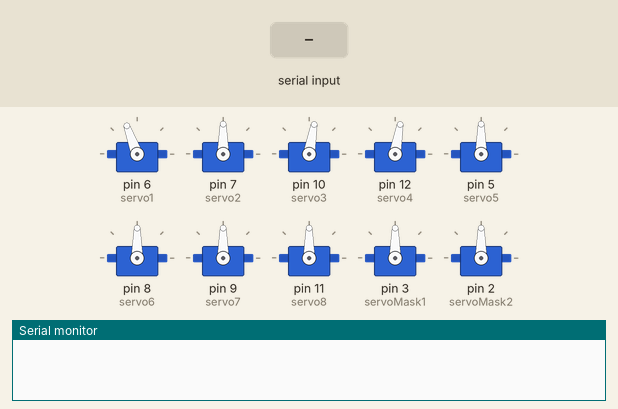
Recording of a sketch running on a simulated Arduino Uno, built with avr-gcc and run on an emulated ATmega328P. Parts: 10 × servo, the last lines printed to the serial monitor. The test bench sets the inputs (shaded band). Random numbers use the default seed unless the sketch sets one.

Above: at 1.2 s.
1.3 s: "S" received over Serial
At 4.15 s:
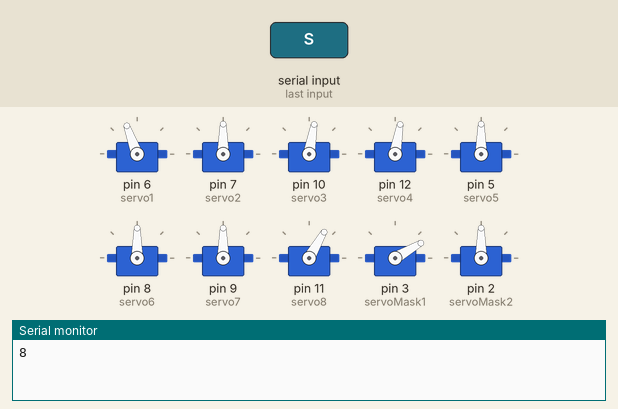
4.3 s: "O" received over Serial
At 4.7 s:
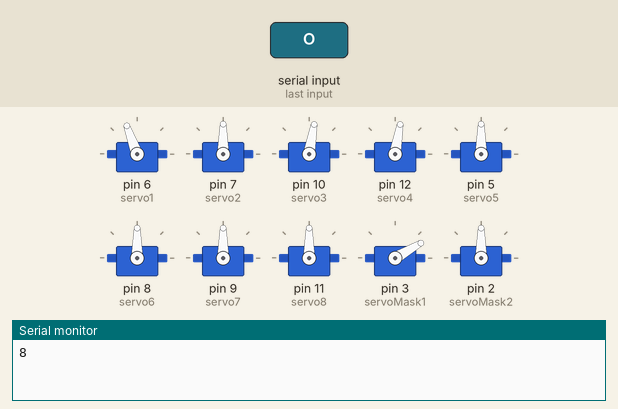
5.8 s: "D" received over Serial
At 7.0 s:
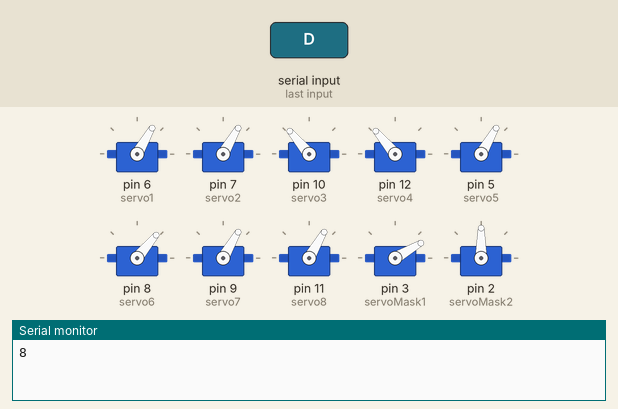
7.3 s: "S" received over Serial
At 9.0 s:
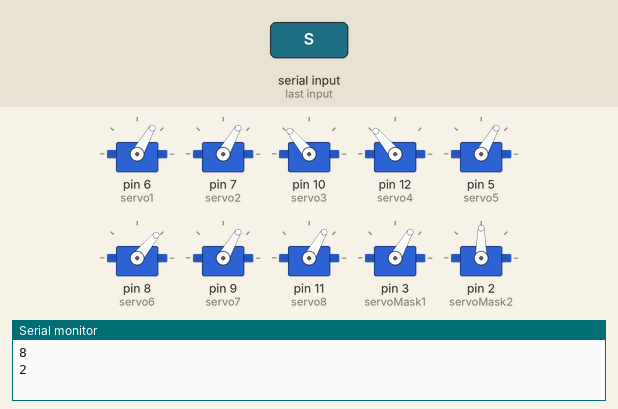
9.8 s: "O" received over Serial
At 10.1 s:
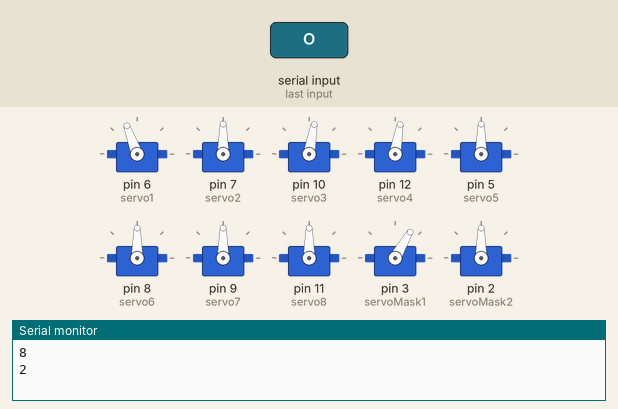
Timing chart, 0 to 12.3 s (numbered marks = the images above; inputs shaded):
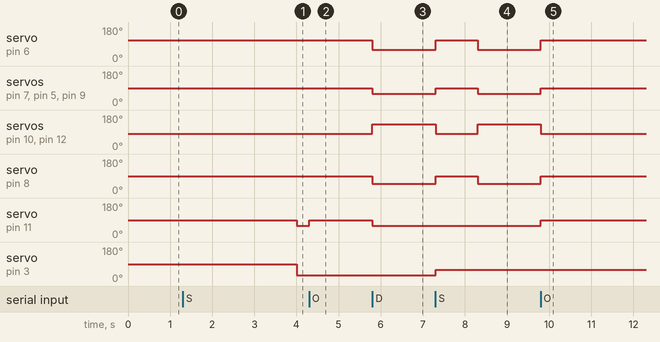

The sketch:

TMWL_primTask.ino
```cpp
#include "Servo.h"

Servo servo1;
Servo servo2;
Servo servo3;
Servo servo4;
Servo servo5;
Servo servo6;
Servo servo7;
Servo servo8;

Servo servoMask1;
Servo servoMask2;

int firstServo = 0;
int secondServo = 0;
int lastServo = 0;
int palpationTime = 6000;
unsigned long timer = 0;
unsigned long mask1Timer = 0;
unsigned long mask2Timer = 0;
bool runTask = false;
bool runDemo = false;
int angle = 0;
int multiplier = 1;

bool servosReset = false;

void setup()
{
  Serial.begin(9600);

  servo1.attach(6);
  servo2.attach(7);
  servo3.attach(10);
  servo4.attach(12);
  servo5.attach(5);
  servo6.attach(8);
  servo7.attach(9);
  servo8.attach(11);

  servoMask1.attach(3);
  servoMask2.attach(2);
}

void loop()
{
  switch (Serial.read()) {
    case 'S':
      runTask = true;
      break;
    case 'O':
      runTask = false;
      runDemo = false;
      break;
    case 'D':
      runDemo = true;
      break;
  }

  if(!runDemo && !runTask && !servosReset) {
      servo1.write(110);
      servo2.write(90);
      servo3.write(80);
      servo4.write(80);
      servo5.write(90);
      servo6.write(90);
      servo7.write(90);
      servo8.write(90);

      servosReset = true;
  }

  if (runDemo) {
    servosReset = false;
    servo1.write(60);
    servo2.write(60);
    servo3.write(130);
    servo4.write(130);
    servo5.write(60);
    servo6.write(50);
    servo7.write(60);
    servo8.write(60);
  }

  if(runTask) {
    servosReset = false;
    if(millis() - mask1Timer > 3200) {
        mask1Timer = millis();
        angle =  multiplier*30 + angle;
        if(angle >= 180) {
          multiplier = -1;
          angle = 180;
        }
        else if(angle <= 0) {
          multiplier = 1;
          angle = 0;
        }
        servoMask1.write(angle);
      }

    if(millis() - mask2Timer > 4500) {
        mask2Timer = millis();
        angle =  multiplier*30 + angle;
        if(angle >= 180) {
          multiplier = -1;
          angle = 180;
        }
        else if(angle <= 0) {
          multiplier = 1;
          angle = 0;
        }
        servoMask2.write(angle);
      }

    if(millis() - timer > palpationTime/2) {
      timer = millis();
      lastServo = secondServo;
      secondServo = firstServo;
      while(lastServo == firstServo || secondServo == firstServo) {
        firstServo = random(1,9);
      }

      if(secondServo != 1) {
        servo1.write(110);
      }
      if(secondServo != 2) {
        servo2.write(90);
      }
      if(secondServo != 3) {
        servo3.write(80);
      }
      if(secondServo != 4) {
        servo4.write(80);
      }
      if(secondServo != 5) {
        servo5.write(90);
      }
      if(secondServo != 6) {
        servo6.write(90);
      }
      if(secondServo != 7) {
        servo7.write(90);
      }
      if(secondServo != 8) {
        servo8.write(90);
      }

      while (millis()-timer < 1000) {}
      Serial.println(String(firstServo));

      if(firstServo==1) {
        servo1.write(60);
      }
      else if(firstServo == 2) {
        servo2.write(60);
      }
      else if(firstServo == 3) {
        servo3.write(130);
      }
      else if(firstServo == 4) {
        servo4.write(130);
      }
      else if(firstServo == 5) {
        servo5.write(60);
      }
      else if(firstServo == 6) {
        servo6.write(50);
      }
      else if(firstServo == 7) {
        servo7.write(50);
      }
      else if(firstServo == 8) {
        servo8.write(60);
      }
      timer = millis();
    }
  }
}
```

Measured:
- after the input at 1.3 s, servo on pin 11 (servo8): 90° → 60° after 2.7 s; servo on pin 3 (servoMask1): 90° → 30° after 2.7 s
- after the input at 4.3 s, servo on pin 11 (servo8): 60° → 90° at once
- after the input at 5.8 s, servo on pin 6 (servo1): 110° → 60° at once; servo on pin 7 (servo2), servo on pin 5 (servo5), servo on pin 9 (servo7), servo on pin 11 (servo8): 90° → 60° at once; servo on pin 10 (servo3), servo on pin 12 (servo4): 80° → 130° at once; servo on pin 8 (servo6): 90° → 50° at once
- after the input at 7.3 s, servo on pin 6 (servo1): 60° → 110° at once, → 60° 1.0 s later; servo on pin 7 (servo2): 60° → 90° at once, → 60° 1.0 s later
- after the input at 9.8 s, servo on pin 7 (servo2): 60° → 90° at once
